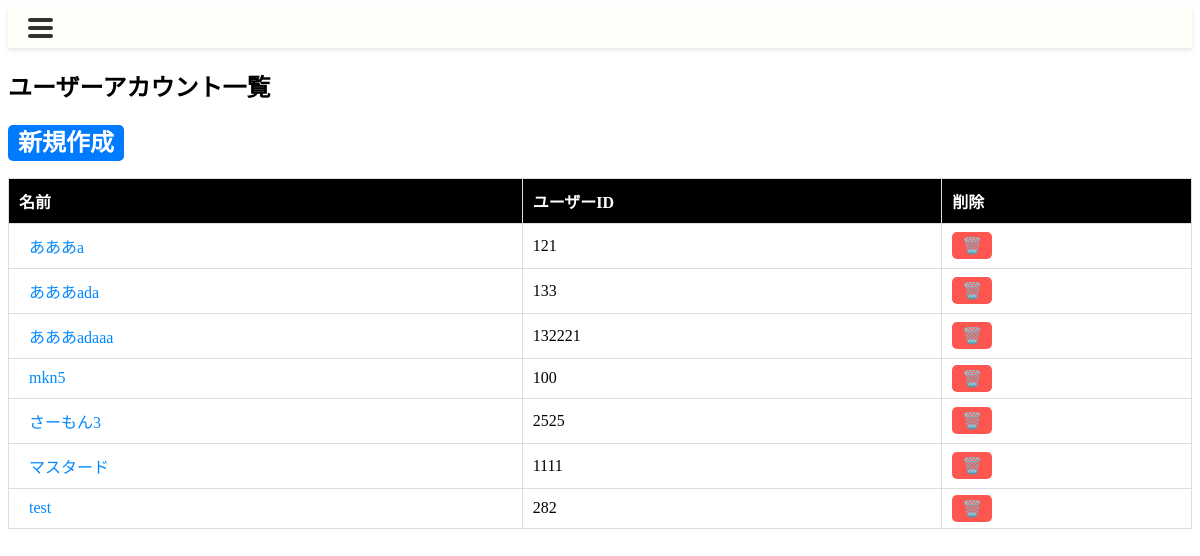
The app's page /management_account/, older data.
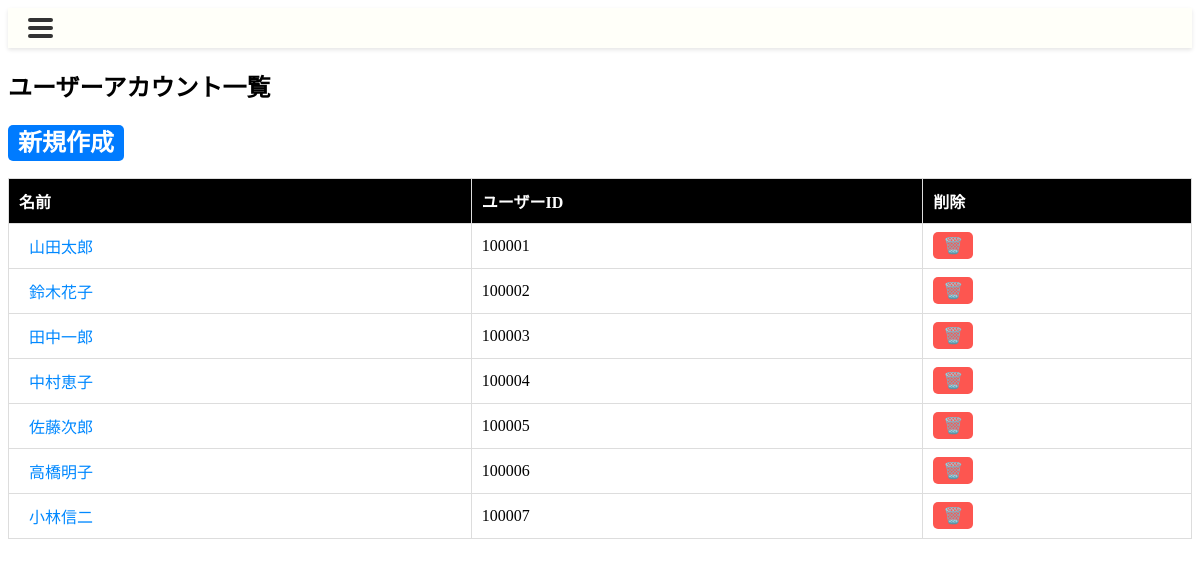
The same page, newer data.
### accounts/models.py (models this page shows, shortened)
class User(AbstractBaseUser, PermissionsMixin):
    user_id = models.CharField(max_length=10, primary_key=True, default=generate_unique_id)
    name = models.CharField(max_length=10, unique=True)
    is_active = models.BooleanField(default=True)
    is_staff = models.BooleanField(default=False)
    is_superuser = models.BooleanField(default=False)
    creation_date = models.DateTimeField(auto_now_add=True)
    update_date = models.DateTimeField(auto_now=True)
    deletion_flag = models.BooleanField(default=False)
    deletion_date = models.DateTimeField(null=True, blank=True)
    administrator_flag = models.BooleanField(default=False)  # 追加
    objects = UserManager()
    USERNAME_FIELD = 'name'
    REQUIRED_FIELDS = []
    class Meta:
        db_table = 'user'

### accounts/views.py (the view)
# urls.py: path('management_account/', views.Manage_Account.as_view(), name='manage_account'), #アカウント一覧
class Manage_Account(TemplateView):
    template_name = "management_account.html"
    def get(self, request, *args, **kwargs):
        users = User.objects.filter(deletion_flag=False, is_superuser=False)
        context = {
            'users': users,  # 全ユーザーをテンプレートに渡す
        }
        return render(request, 'management_account.html', context)

### accounts/templates/management_account.html (shortened to what this page needs)
{% extends 'base.html' %}
{% load static %}
{% block head %}
<link rel="stylesheet" href="{% static 'css/management_account.css' %}">
{% endblock %}
{% block content %}
<h2>ユーザーアカウント一覧</h2>
<table border="1">
    <thead>
        <tr>
            <th>名前</th>
            <th>ユーザーID</th>
            <th>削除</th>
        </tr>
    </thead>
    <tbody>
        {% for user in users %}
        <tr>
            <td class="management_app">
                {% if user.pk %}
                <a href="{% url 'accounts:manage_account_change' pk=user.pk %}" class="btn btn-save">
                    {{ user.name }}
                </a>
                {% endif %}
            </td>
            <td id="{{ forloop.counter }}">{{ user.user_id }}</td>
            <td>
                <a href="{% url 'accounts:account_delete' user.name  %}" class="btn btn-danger" data-user-id="{{ user.user_id }}">
                    🗑️
                </a>
            </td>
        </tr>
        {% endfor %}
        <h2><a href="{% url 'accounts:account_create' %}" class="btn btn-create">新規作成</a></h2>
    </tbody>
</table>
{% endblock %}

Row changes from the older to the newer data that the page shows:
no longer on this page (row edited): User: name "あああa", user_id "121"
no longer on this page (row edited): User: name "あああada", user_id "133"
no longer on this page (row edited): User: name "あああadaaa", user_id "132221"
no longer on this page (row edited): User: name "mkn5", user_id "100"
no longer on this page (row edited): User: name "さーもん3", user_id "2525"
no longer on this page (row edited): User: name "マスタード", user_id "1111"
no longer on this page (row edited): User: name "test", user_id "282"
added User: name "山田太郎", user_id "100001"
added User: name "鈴木花子", user_id "100002"
added User: name "田中一郎", user_id "100003"
added User: name "中村恵子", user_id "100004"
added User: name "佐藤次郎", user_id "100005"
added User: name "高橋明子", user_id "100006"
added User: name "小林信二", user_id "100007"
